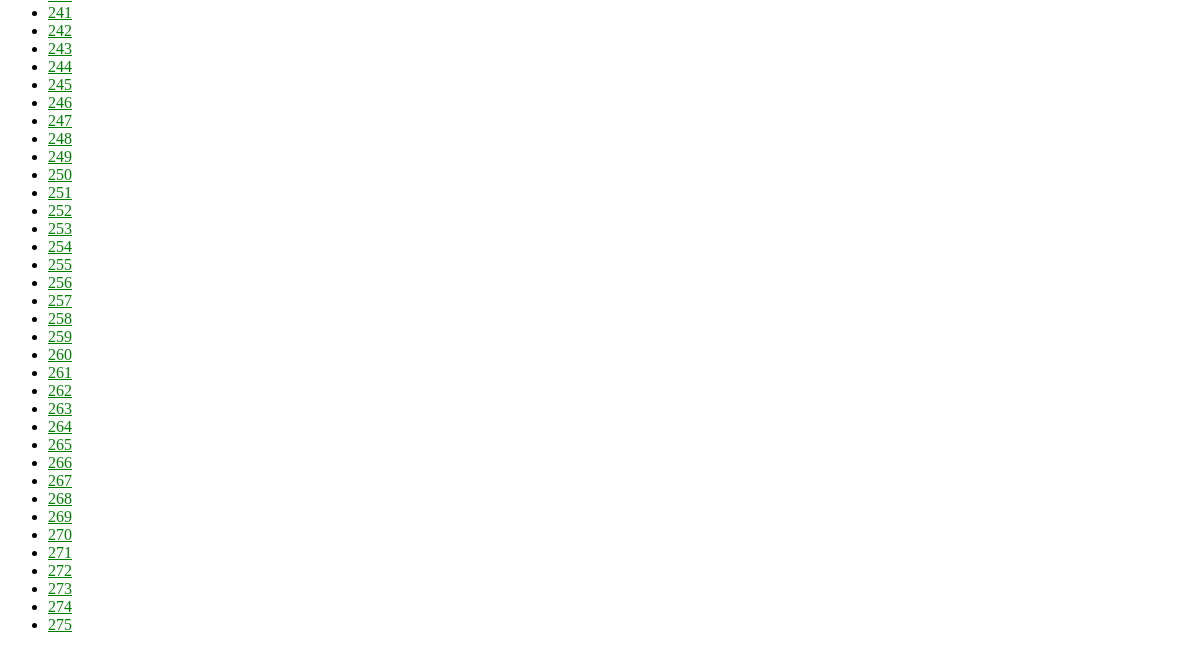
Before: /CMdiagnose/ (lower part) with the older database file.
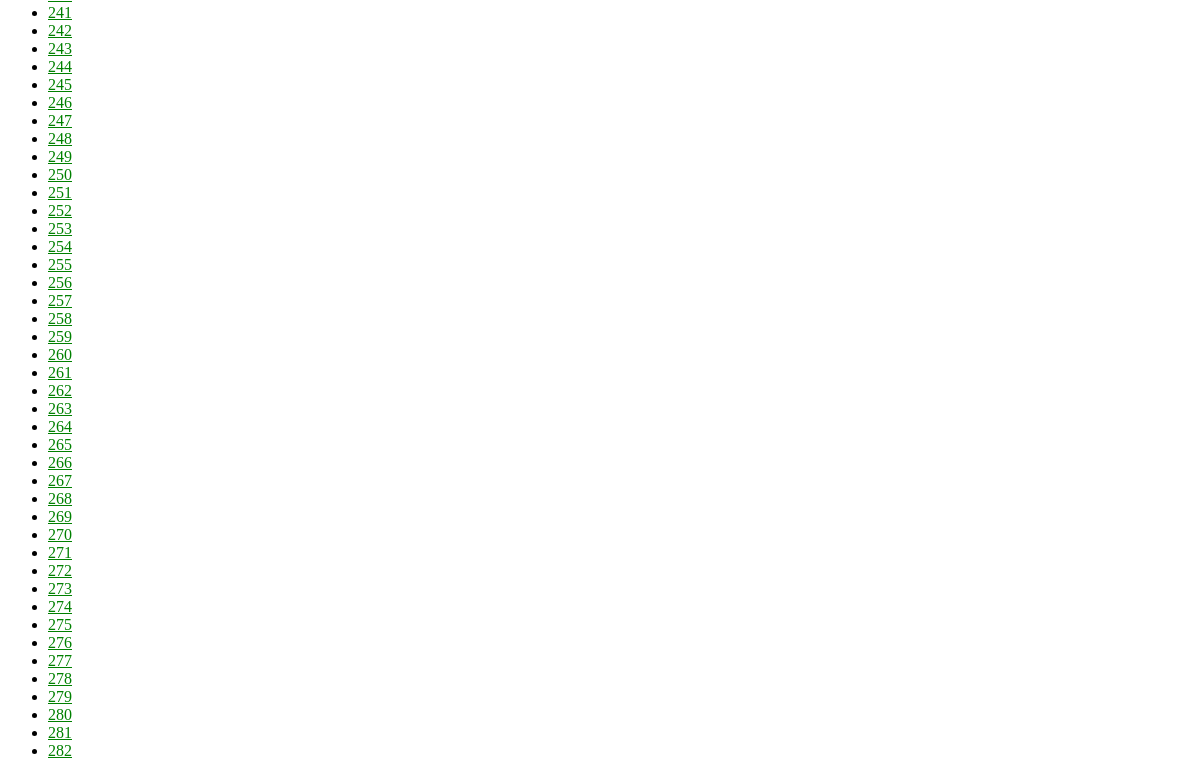
After: the same page with the newer database file.
### CMdiagnose/models.py (models this page shows, shortened)
class Person(models.Model):
    body = models.OneToOneField(Body, on_delete=models.CASCADE)
    tongue = models.OneToOneField(Tongue, on_delete=models.CASCADE)

### CMdiagnose/views.py (the view)
# urls.py: path('', views.IndexView.as_view(), name='index'),
class IndexView(generic.ListView):
    template_name = 'CMdiagnose/index.html'
    context_object_name = 'Person_list'
    def get_queryset(self):
        return Person.objects.all()

### CMdiagnose/templates/CMdiagnose/index.html
{% load static %}
<link rel="stylesheet" type="text/css" href="{% static 'polls/style.css' %}">
    <ul>
    {% for person in Person_list %}
        <li><a href="{% url 'CMdiagnose:detail' person.pk %}">{{ person.pk }}</a></li>
    {% endfor %}
    </ul>

Changed rows visible on the page:
added Person: pk "276"
added Person: pk "277"
added Person: pk "278"
added Person: pk "279"
added Person: pk "280"
added Person: pk "281"
added Person: pk "282"
